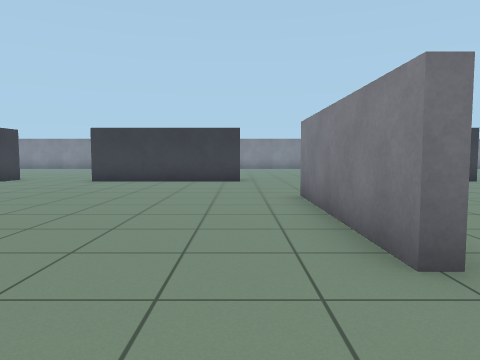
view 1 (above)

23 first-person views from a walk through a world built for the Gazebo simulator. The camera is 0.86 m above the floor, tilts 4° down and sees 70° across. The floor is counted in squares, 1 m on a side. Each view is taken from the middle of a square. On the plan, view 1 faces up. The plan holds only what a view shows up to about 12 squares ahead; the rest is blank.

view 2
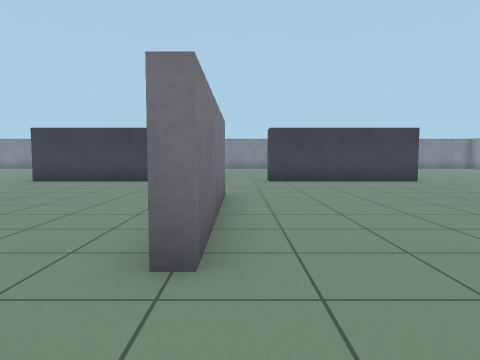

view 3
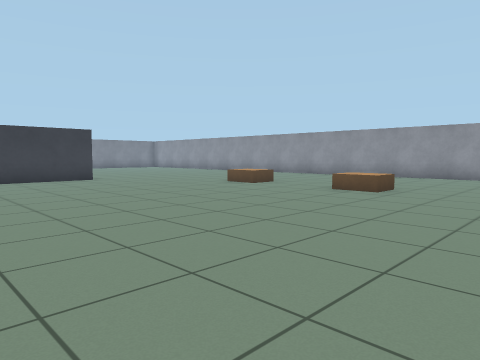

view 4
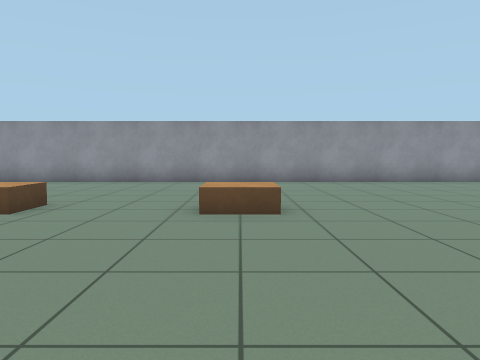

view 5
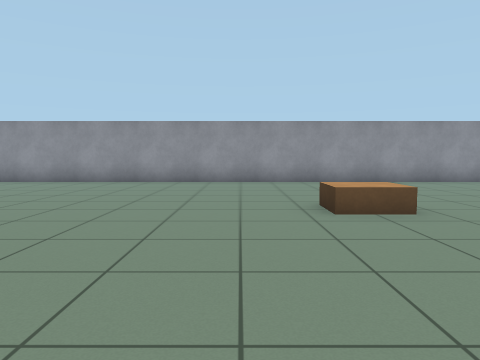

view 6
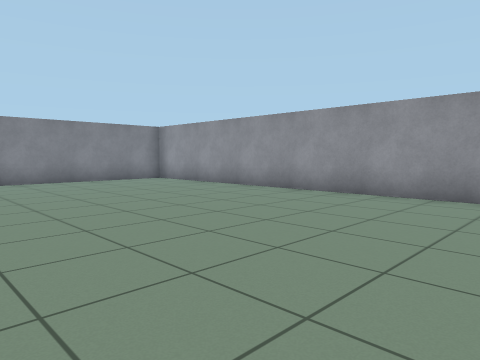

view 7
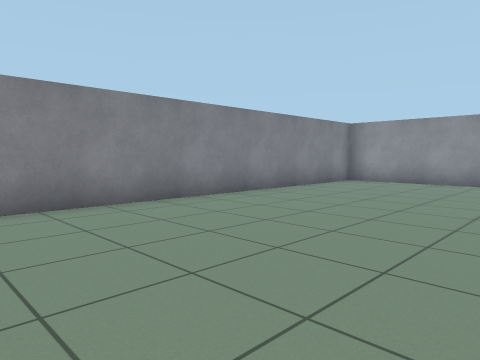

view 8
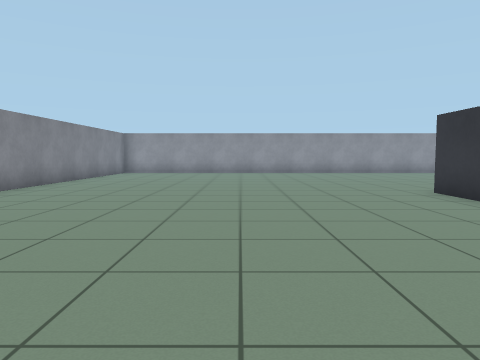

view 9
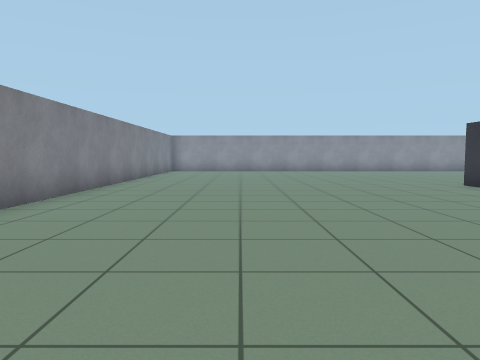

view 10
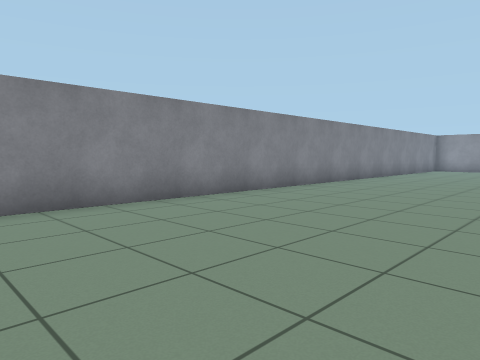

view 11
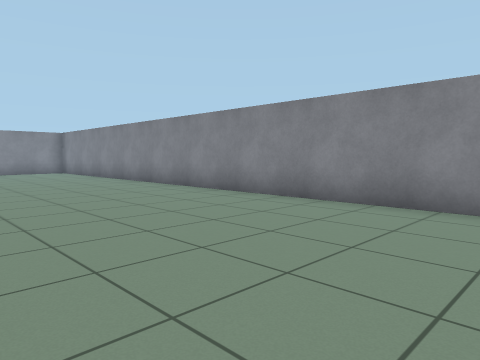

view 12
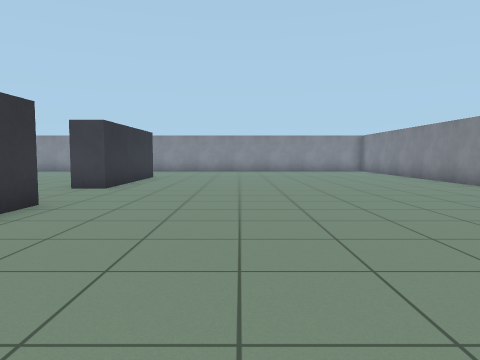

view 13
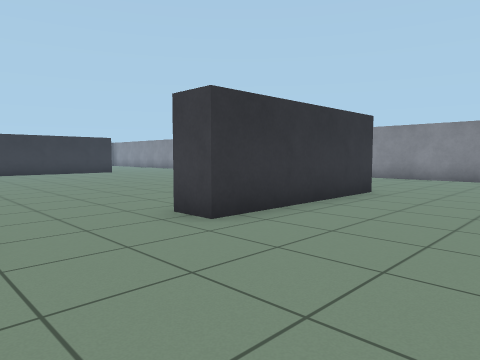

view 14
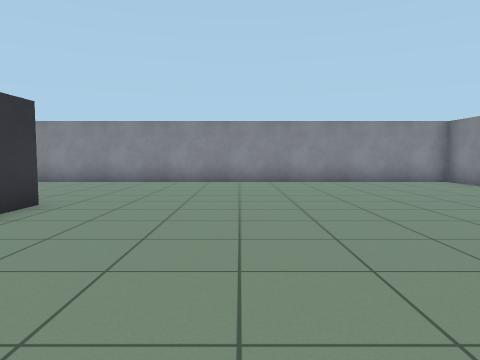

view 15
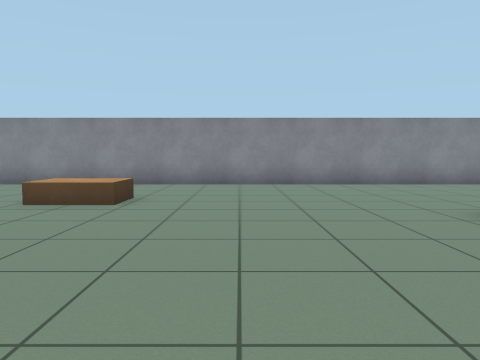

view 16
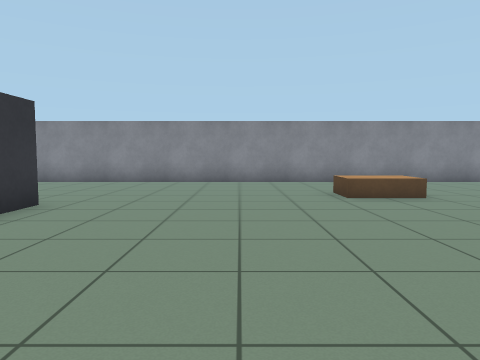

view 17
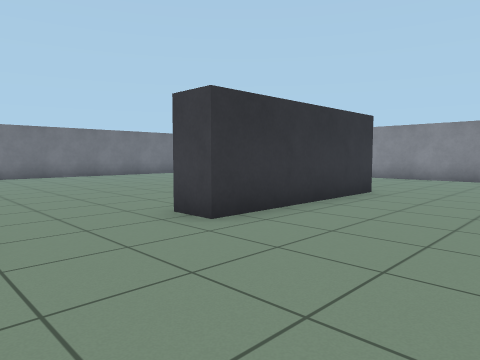

view 18
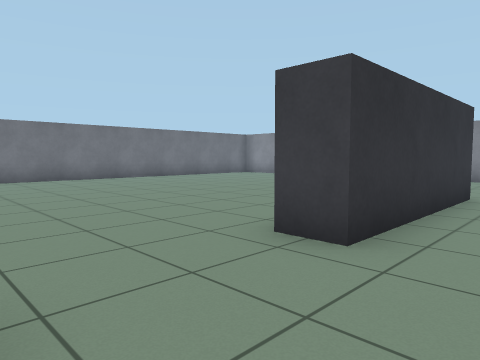

view 19
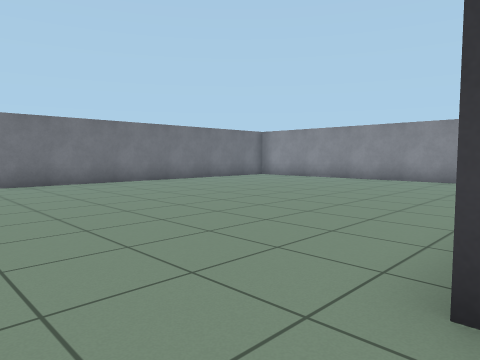

view 20
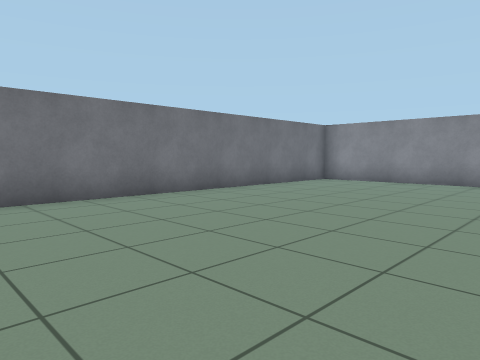

view 21
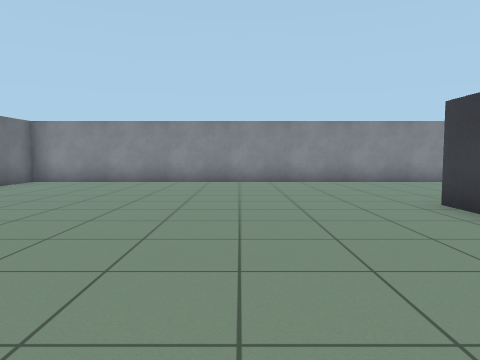

view 22
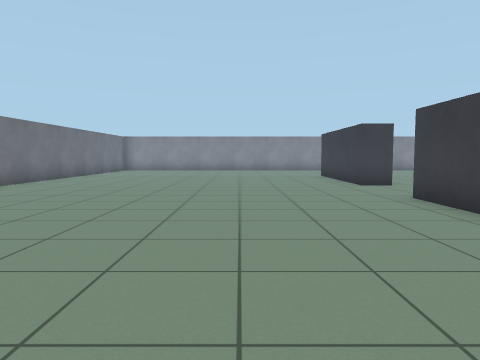

view 23
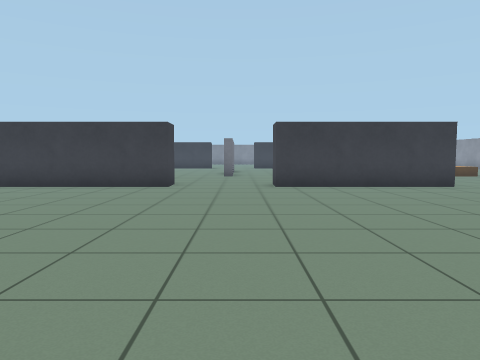

### Floor plan
Points are (right, up) in squares from view 1. A wall is a line through its corners. A room is listed if a view was taken in it or the views show most of it. See-through windows are left out.
Room 1 (views 1, 2, 3, 4, 5, 6, 7, 8, 9, 10, 11, 12, 13, 14, 15, 16, 17, 18, 19, 20, 21, 22, 23)
walls: (0, -1.5) (0, -2.4) (-5, -2.4); (0, 11.5) (-5, 11.5); (-5, 12.5) (-4, 12.5); (6.4, 12.5) (8, 12.5); (8, 11.5) (3, 11.5); (8, -2.4) (3, -2.4) (3, -1.5); (-12, -2.4) (-13, -2.4); (-13.1, -1.5) (-8, -1.5) (-8, -2.4) (-10, -2.4); (-13.1, 12.5) (-8, 12.5) (-8, 11.5); (17.4, -5) (17.4, 22.8) (-11.2, 22.8); (-16.8, 22.8) (-18.4, 22.8) (-18.4, -12.8) (-7.2, -12.8)
objects: pallet (-15, 4) to (-14, 6); grey box (2, 3) to (2, 7); pallet (11, 3) to (12, 3); pallet (11, 7) to (12, 7)

Where each view was taken, in squares from view 1:
view 1: 0 up, 0 right, facing up
view 2: 0 up, 2 right, facing up
view 3: 1 down, 3 right, facing up-right
view 4: 3 up, 6 right, facing right
view 5: 9 up, 6 right, facing right
view 6: 11 up, 10 right, facing up-right
view 7: 17 up, 6 right, facing up-right
view 8: 17 up, 0 right, facing right
view 9: 19 up, 2 left, facing right
view 10: 17 up, 4 left, facing up-right
view 11: 17 up, 0 right, facing up-left
view 12: 16 up, 1 right, facing left
view 13: 16 up, 5 left, facing down-left
view 14: 16 up, 7 left, facing left
view 15: 8 up, 8 left, facing left
view 16: 2 up, 7 left, facing left
view 17: 2 up, 5 left, facing down-left
view 18: 0 up, 5 left, facing down-left
view 19: 2 down, 6 left, facing down-left
view 20: 6 down, 7 left, facing down-left
view 21: 6 down, 7 left, facing left
view 22: 6 down, 2 right, facing left
view 23: 12 down, 2 right, facing up
